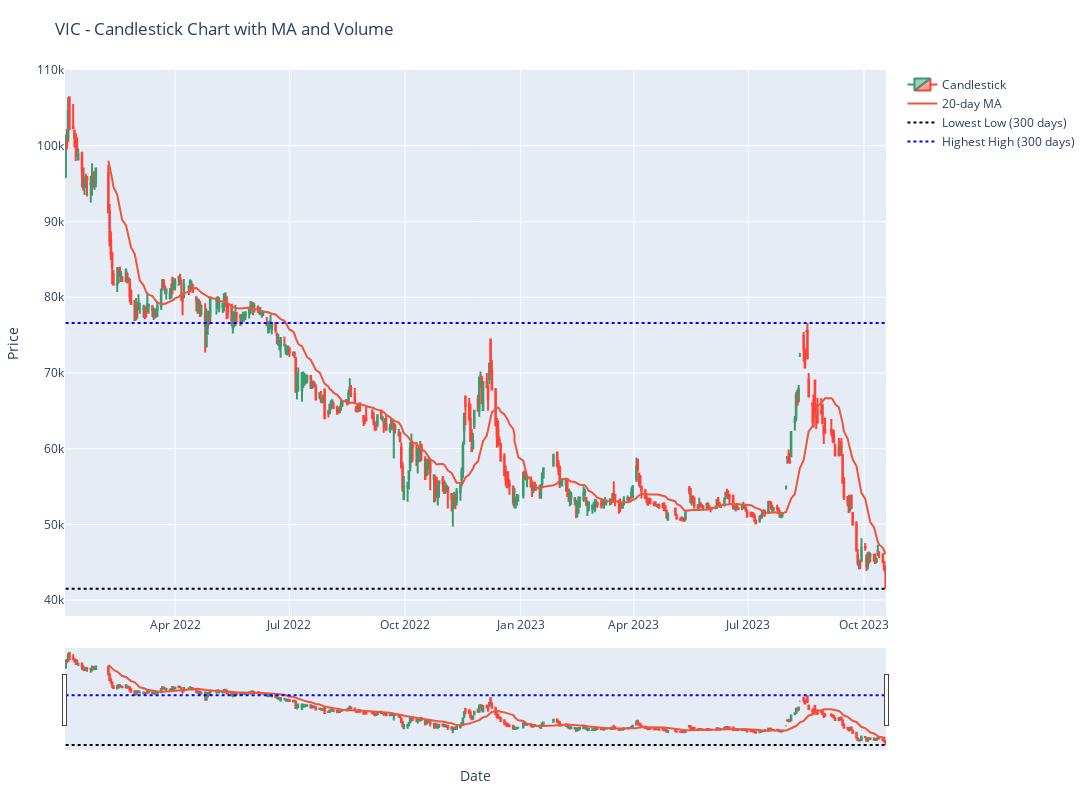

Notebook code cell kept with this figure:
### Code cell
df = stock_historical_data("VIC", "2022-01-01", str(today), "1D", "stock")
fig = candlestick_chart(df, ma_periods=[20], show_volume=False, reference_period=300, figure_size=(15, 8), 
                        title='VIC - Candlestick Chart with MA and Volume', x_label='Date', y_label='Price', 
                        colors=('lightgray', 'gray'), reference_colors=('black', 'blue'))
fig.show()

### Figure 1 — Plotly figure (JSON) as saved in the notebook; plotly's stock layout.template omitted (floating-point values rounded to 4 significant figures; data arrays with more than 128 entries replaced by an {"elided": "..."} marker saying what was removed)
{"data": [{"close": {"elided": "447 int values"}, "high": {"elided": "447 int values"}, "low": {"elided": "447 int values"}, "name": "Candlestick", "open": {"elided": "447 int values"}, "type": "candlestick", "x": {"elided": "447 str values"}}, {"mode": "lines", "name": "20-day MA", "type": "scatter", "x": {"elided": "447 str values"}, "y": {"elided": "447 float values"}}, {"line": {"color": "black", "dash": "dot"}, "mode": "lines", "name": "Lowest Low (300 days)", "type": "scatter", "x": {"elided": "447 str values"}, "y": {"elided": "447 int values"}}, {"line": {"color": "blue", "dash": "dot"}, "mode": "lines", "name": "Highest High (300 days)", "type": "scatter", "x": {"elided": "447 str values"}, "y": {"elided": "447 int values"}}], "layout": {"height": 800, "margin": {"b": 50, "l": 50, "r": 50, "t": 70}, "title": {"text": "VIC - Candlestick Chart with MA and Volume"}, "width": 1500, "xaxis": {"rangeslider": {"visible": true}, "title": {"text": "Date"}}, "yaxis": {"title": {"text": "Price"}}, "yaxis2": {"overlaying": "y", "side": "right", "title": {"text": "Volume"}}}}
